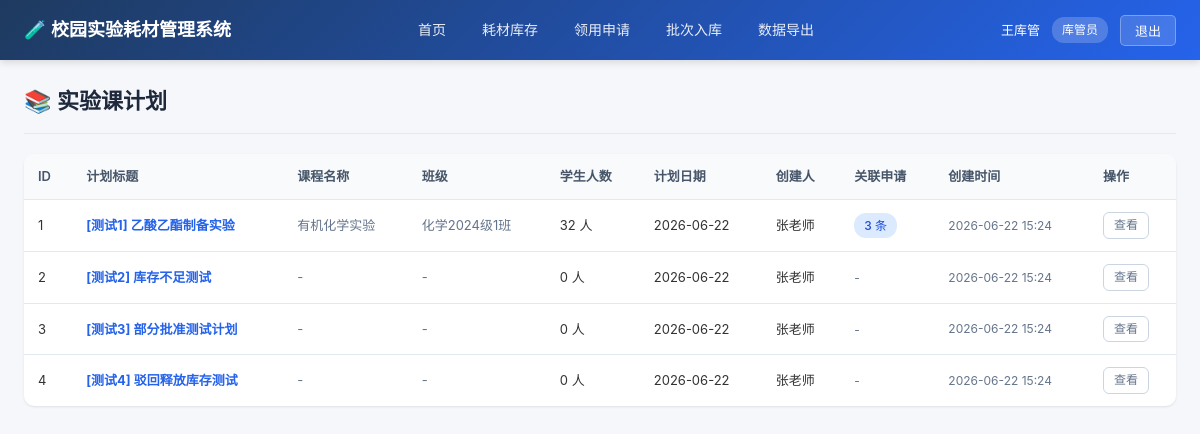
Before: /plans (signed in) with the older database file.
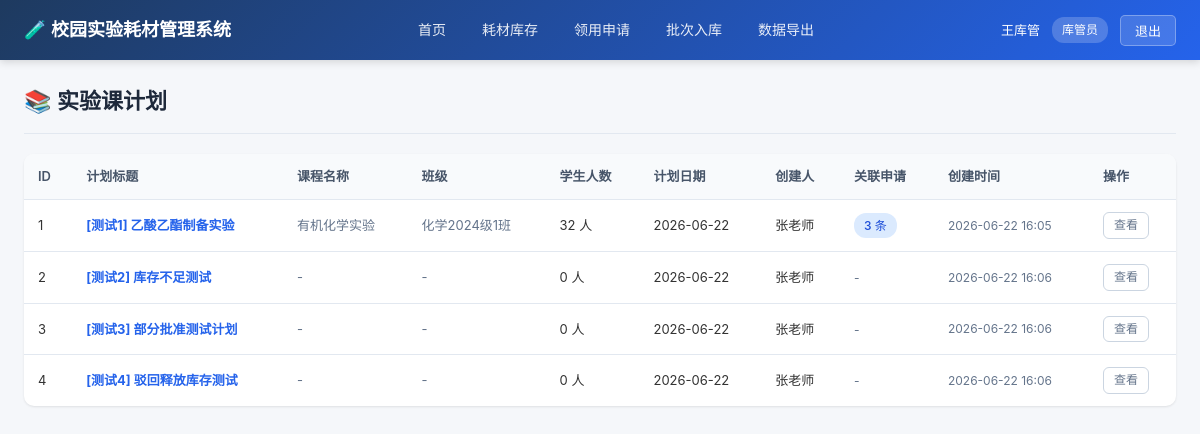
After: the same page with the newer database file.
### models.py (models this page shows)
class ExperimentPlan(Base):
    __tablename__ = "experiment_plans"
    id = Column(Integer, primary_key=True, index=True)
    title = Column(String(200), nullable=False)
    course_name = Column(String(200), default="")
    class_name = Column(String(100), default="")
    student_count = Column(Integer, default=0)
    plan_date = Column(Date, nullable=False)
    description = Column(Text, default="")
    creator_id = Column(Integer, ForeignKey("users.id"), nullable=False)
    created_at = Column(DateTime, default=datetime.now)
    creator = relationship("User", back_populates="created_plans")
    requests = relationship("SupplyRequest", back_populates="plan")

class User(Base):
    __tablename__ = "users"
    id = Column(Integer, primary_key=True, index=True)
    username = Column(String(50), unique=True, index=True, nullable=False)
    password = Column(String(100), nullable=False)
    full_name = Column(String(100), nullable=False)
    role = Column(String(20), nullable=False)  # teacher, keeper, director
    department = Column(String(100), default="")
    created_at = Column(DateTime, default=datetime.now)
    created_plans = relationship("ExperimentPlan", back_populates="creator")
    submitted_requests = relationship("SupplyRequest", back_populates="applicant")
    approvals = relationship("ApprovalRecord", back_populates="approver")

### main.py (the view)
@app.get("/plans", response_class=HTMLResponse)
async def plan_list(
    request: Request,
    current_user: models.User = Depends(get_current_user),
    db: Session = Depends(get_db)
):
    query = db.query(models.ExperimentPlan)
    if current_user.role == "teacher":
        query = query.filter(models.ExperimentPlan.creator_id == current_user.id)
    plans = query.order_by(models.ExperimentPlan.plan_date.desc()).all()
    return templates.TemplateResponse("plans/list.html", {
        "request": request,
        "current_user": current_user,
        "plans": plans,
        "ROLE_MAP": ROLE_MAP
    })

### templates/plans/list.html (shortened to what this page needs)
{% extends "base.html" %}
{% block content %}
<div class="page-header">
    <div class="page-title">📚 实验课计划</div>
</div>
<div class="card">
    <div class="table-responsive">
        <table>
            <thead>
                <tr>
                    <th>ID</th>
                    <th>计划标题</th>
                    <th>课程名称</th>
                    <th>班级</th>
                    <th>学生人数</th>
                    <th>计划日期</th>
                    <th>创建人</th>
                    <th>关联申请</th>
                    <th>创建时间</th>
                    <th>操作</th>
                </tr>
            </thead>
            <tbody>
                {% for p in plans %}
                <tr>
                    <td>{{ p.id }}</td>
                    <td><a href="/plans/{{ p.id }}"><strong>{{ p.title }}</strong></a></td>
                    <td class="text-muted">{{ p.course_name or '-' }}</td>
                    <td class="text-muted">{{ p.class_name or '-' }}</td>
                    <td>{{ p.student_count or 0 }} 人</td>
                    <td>{{ p.plan_date.strftime('%Y-%m-%d') }}</td>
                    <td>{{ p.creator.full_name }}</td>
                    <td>
                        {% if p.requests %}
                        <span class="badge badge-approved">{{ p.requests|length }} 条</span>
                        {% else %}
                        <span class="text-muted text-sm">-</span>
                        {% endif %}
                    </td>
                    <td class="text-sm text-muted">{{ p.created_at.strftime('%Y-%m-%d %H:%M') }}</td>
                    <td>
                        <a href="/plans/{{ p.id }}" class="btn btn-outline btn-sm">查看</a>
                    </td>
                </tr>
                {% endfor %}
            </tbody>
        </table>
    </div>
</div>
{% endblock %}

Changed rows visible on the page:
changed ExperimentPlan "[测试1] 乙酸乙酯制备实验": created_at "2026-06-22 15:24" → "2026-06-22 16:05"
changed ExperimentPlan "[测试2] 库存不足测试": created_at "2026-06-22 15:24" → "2026-06-22 16:06"
changed ExperimentPlan "[测试3] 部分批准测试计划": created_at "2026-06-22 15:24" → "2026-06-22 16:06"
changed ExperimentPlan "[测试4] 驳回释放库存测试": created_at "2026-06-22 15:24" → "2026-06-22 16:06"
